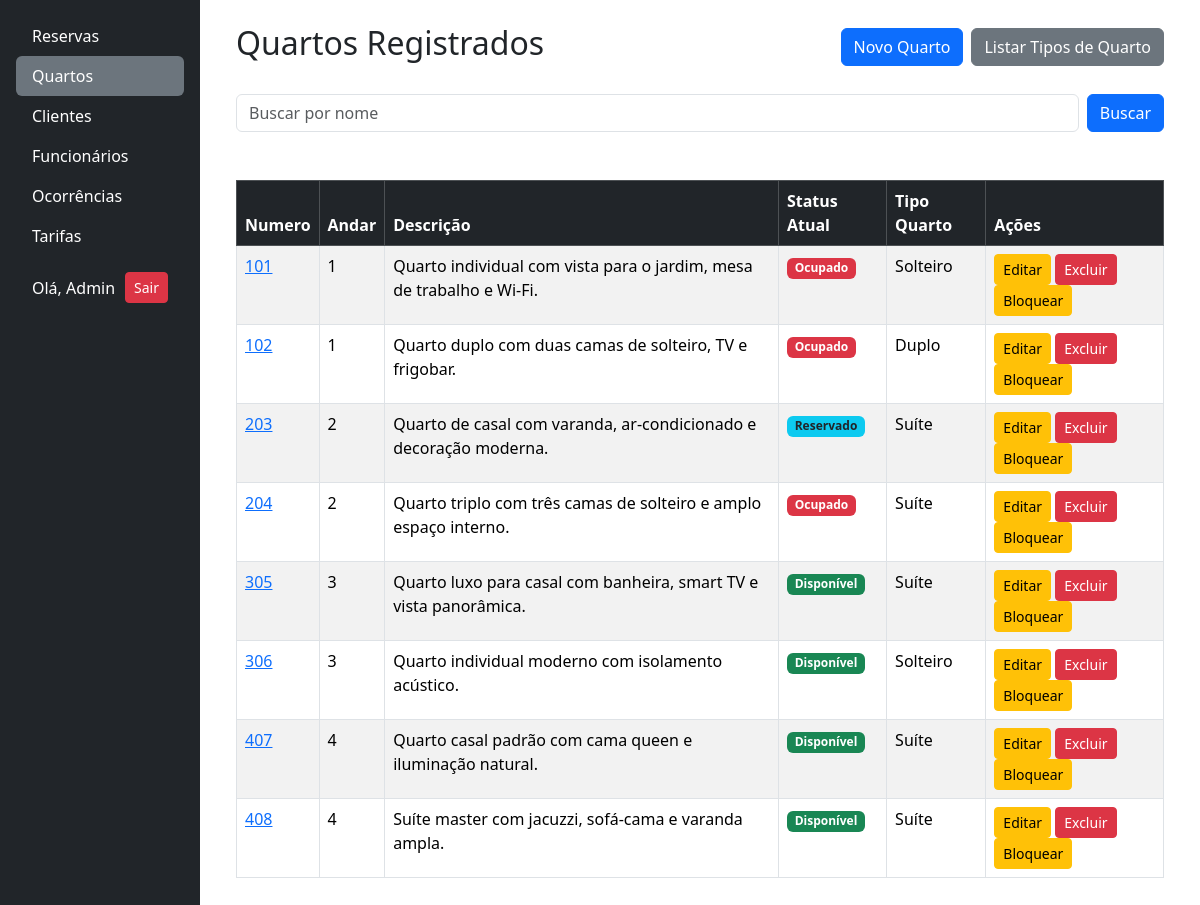
/quartos/ (signed in), run on an earlier commit of the app's database.
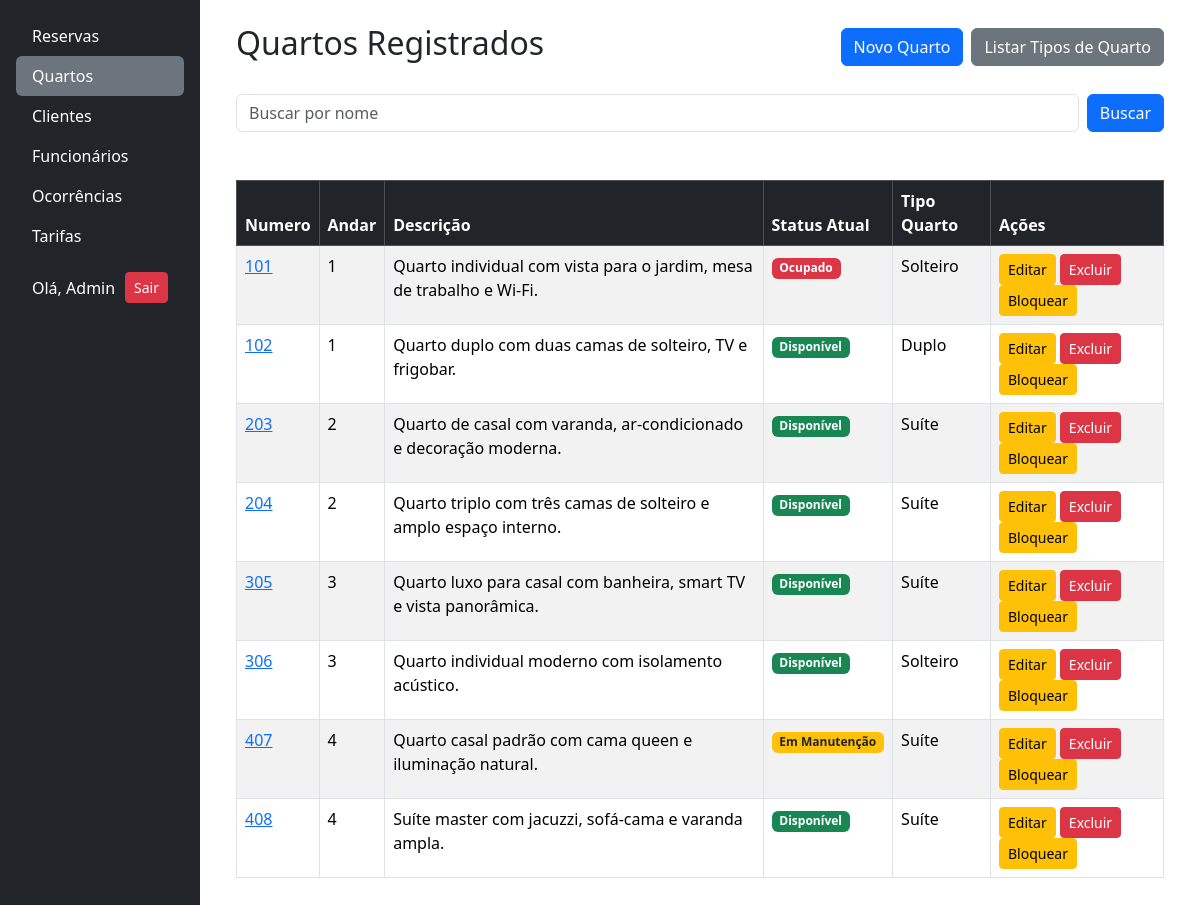
And on a later commit of the database.
### quartos/models.py (models this page shows, shortened)
class Quarto(models.Model):
    numero = models.IntegerField(
        unique=True,
        verbose_name="Número do Quarto"
    )
    andar = models.IntegerField(
        verbose_name="Andar do Quarto"
    )
    descricao = models.TextField(
        blank=True,
        null=True,
        verbose_name="Descrição do Quarto"
    )
    status = models.CharField(
        choices=QUARTO_STATUS_CHOICES,
        max_length=25,
        blank=False,
        verbose_name="Status Atual"
    )
    tipo = models.ForeignKey(
        TipoQuarto,
        on_delete=models.RESTRICT,
        verbose_name="Tipo de Quarto"
    )
    foto = StdImageField(
        upload_to='fotos/quartos',
        variations={'thumb': (150, 150), 'medium': (
            300, 300), 'large': (600, 400)},
        blank=True,
        null=True
    )

class TipoQuarto(models.Model):
    nome = models.CharField(max_length=100, unique=True, blank=False)
    descricao = models.TextField(max_length=400, blank=True, null=True)
    capacidade = models.IntegerField(verbose_name="Capacidade", blank=False)
    def __str__(self):
        return f"{self.nome}"

### quartos/views.py (the view)
# urls.py: path("quartos/", include("quartos.urls")),
@login_required
def quartos(request):
    query = request.GET.get('busca', '')
    if query:
        quartos = Quarto.objects.filter(numero__icontains=query)
    else:
        quartos = Quarto.objects.all()
    dados = {
        'quartos': quartos,
        'query': query,
    }
    return render(request, 'quartos/index.html', dados)

### quartos/templates/quartos/index.html
{% extends 'base.html' %}
{% block content %}
<div class="container">
  <div class="d-flex justify-content-between align-items-center mb-4">
    <h2>Quartos Registrados</h2>
    <div class="d-grid gap-2 d-md-flex justify-content-md-start">
      <a href="{% url 'cadastrar_quarto' %}" class="btn btn-primary">Novo Quarto</a>
      <a href="{% url 'tipos_quarto'%}" class="btn btn-secondary">Listar Tipos de Quarto</a>
    </div>
  </div>
  {% include 'partials/_busca.html' with placeholder_text="Buscar por nome" %}
  <div class="table-responsive mt-4">
    <table class="table table-striped table-bordered mt-4">
      <thead class="table-dark">
        <tr>
          <th>
            <a href="{% url 'ordenar_quarto' 'numero' %}?busca={{query}}"
              class="text-white text-decoration-none">Numero</a>
          </th>
          <th>
            <a href="{% url 'ordenar_quarto' 'andar' %}?busca={{query}}"
              class="text-white text-decoration-none">Andar</a>
          </th>
          <th>
            <a href="{% url 'ordenar_quarto' 'descricao' %}?busca={{query}}"
              class="text-white text-decoration-none">Descrição</a>
          </th>
          <th>
            <a href="{% url 'ordenar_quarto' 'status' %}?busca={{query}}" class="text-white text-decoration-none">Status
              Atual</a>
          </th>
          <th>
            <a href="{% url 'ordenar_quarto' 'tipo' %}?busca={{query}}" class="text-white text-decoration-none">Tipo
              Quarto</a>
          </th>
          <th>Ações</th>
        </tr>
      </thead>
      <tbody>
        {% for quarto in quartos %}
        <tr>
          <td><a href="{% url 'detalhes_quarto' quarto.id %}">{{ quarto.numero }}</a></td>
          <td>{{ quarto.andar }}</td>
          <td>{{ quarto.descricao }}</td>
          <td>
           {% include 'quartos/partials/_quarto_status.html' %}
          </td>
          <td>{{ quarto.tipo }}</td>
          <td>
            <a href="{% url 'editar_quarto' quarto.id  %}" class="btn btn-sm btn-warning">Editar</a>
            <a href="{% url 'excluir_quarto' quarto.id  %}" class="btn btn-sm btn-danger">Excluir</a>
            {% if quarto.status != 'indisponivel' %}
              <a href="{% url 'bloquear_quarto' quarto.id %}" class="btn btn-warning btn-sm">Bloquear</a>
            {% elif quarto.status == 'indisponivel' %}
              <a href="{% url 'desbloquear_quarto' quarto.id %}" class="btn btn-success btn-sm">Desbloquear</a>
            {% endif %}
          </td>
        </tr>
        {% empty %}
        <tr>
          <td colspan="7" class="text-center">Nenhum Quarto encontrado.</td>
        </tr>
        {% endfor %}
      </tbody>
    </table>
  </div>
</div>
{% endblock %}

### quartos/templates/quartos/partials/_quarto_status.html
{% if quarto.status == "disponivel" %}
  <span class="badge bg-success">Disponível</span>
{% elif quarto.status == "reservado" %}
  <span class="badge bg-info text-dark">Reservado</span>
{% elif quarto.status == "ocupado" %}
  <span class="badge bg-danger">Ocupado</span>
{% elif quarto.status == "manutencao" %}
  <span class="badge bg-warning text-dark">Em Manutenção</span>
{% elif quarto.status == "indisponivel" %}
  <span class="badge bg-warning text-dark">Indisponível</span>
{% endif %}

What changed in the data, as far as the page shows it:
changed Quarto "Quarto duplo com duas camas de solteiro, TV e frigobar.": status "Ocupado" → "Disponível"
changed Quarto "Quarto de casal com varanda, ar-condicionado e decoração moderna.": status "Reservado" → "Disponível"
changed Quarto "Quarto triplo com três camas de solteiro e amplo espaço interno.": status "Ocupado" → "Disponível"
changed Quarto "Quarto casal padrão com cama queen e iluminação natural.": status "Disponível" → "Em Manutenção"
